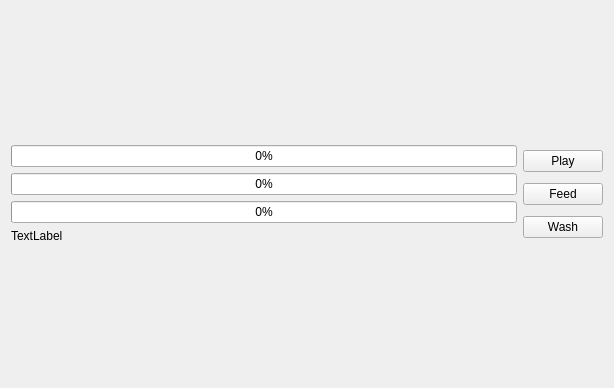
<?xml version="1.0" encoding="UTF-8"?>
<ui version="4.0">
 <class>Widget</class>
 <widget class="QWidget" name="Widget">
  <property name="geometry">
   <rect>
    <x>0</x>
    <y>0</y>
    <width>614</width>
    <height>388</height>
   </rect>
  </property>
  <property name="windowTitle">
   <string>Widget</string>
  </property>
  <layout class="QVBoxLayout" name="verticalLayout_4">
   <item>
    <layout class="QHBoxLayout" name="horizontalLayout">
     <item>
      <layout class="QVBoxLayout" name="verticalLayout">
       <item>
        <widget class="QProgressBar" name="progressBar">
         <property name="maximum">
          <number>10000</number>
         </property>
         <property name="value">
          <number>0</number>
         </property>
        </widget>
       </item>
       <item>
        <widget class="QProgressBar" name="progressBar_2">
         <property name="maximum">
          <number>10000</number>
         </property>
         <property name="value">
          <number>0</number>
         </property>
        </widget>
       </item>
       <item>
        <widget class="QProgressBar" name="progressBar_3">
         <property name="maximum">
          <number>10000</number>
         </property>
         <property name="value">
          <number>0</number>
         </property>
        </widget>
       </item>
       <item>
        <widget class="QLabel" name="label">
         <property name="text">
          <string>TextLabel</string>
         </property>
        </widget>
       </item>
      </layout>
     </item>
     <item>
      <layout class="QVBoxLayout" name="verticalLayout_2">
       <item>
        <widget class="QPushButton" name="pushButton">
         <property name="text">
          <string>Play</string>
         </property>
        </widget>
       </item>
       <item>
        <widget class="QPushButton" name="pushButton_2">
         <property name="text">
          <string>Feed</string>
         </property>
        </widget>
       </item>
       <item>
        <widget class="QPushButton" name="pushButton_3">
         <property name="text">
          <string>Wash</string>
         </property>
        </widget>
       </item>
      </layout>
     </item>
    </layout>
   </item>
  </layout>
 </widget>
 <layoutdefault spacing="6" margin="11"/>
 <resources/>
 <connections/>
</ui>
